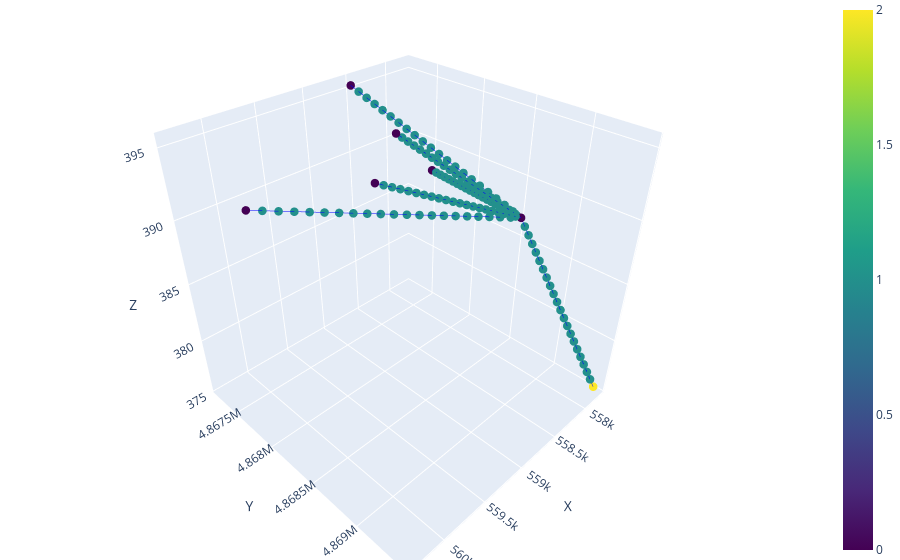

The code cell stored with this chart in its notebook:
### Markdown cell above
# Load Network

### Code cell
network_name = "branching_straight_network"
network_dir = f'conduit_geometry_test/networks/{network_name}'
network = ok.load_network_data(f'{network_dir}/nodes.csv', f'{network_dir}/edges.csv', debug= True)
network.extract_diffuse_inlets()
network.plot_3D_network(node_color = 'type')

### Figure 1 — Plotly figure (JSON) as saved in the notebook; plotly's stock layout.template omitted (floating-point values rounded to 4 significant figures)
{"data": [{"line": {"color": "blue", "width": 1}, "mode": "lines", "showlegend": false, "type": "scatter3d", "x": [558500.0, 558500.0], "y": [4867000.0, 4867000.0], "z": [395.3, 395.0]}, {"line": {"color": "blue", "width": 1}, "mode": "lines", "showlegend": false, "type": "scatter3d", "x": [558500.0, 558500.0], "y": [4867000.0, 4867000.0], "z": [395.0, 394.6]}, {"line": {"color": "blue", "width": 1}, "mode": "lines", "showlegend": false, "type": "scatter3d", "x": [558500.0, 558400.0], "y": [4867000.0, 4867000.0], "z": [394.6, 394.3]}, {"line": {"color": "blue", "width": 1}, "mode": "lines", "showlegend": false, "type": "scatter3d", "x": [558400.0, 558400.0], "y": [4867000.0, 4868000.0], "z": [394.3, 394.0]}, {"line": {"color": "blue", "width": 1}, "mode": "lines", "showlegend": false, "type": "scatter3d", "x": [558400.0, 558400.0], "y": [4868000.0, 4868000.0], "z": [394.0, 393.6]}, {"line": {"color": "blue", "width": 1}, "mode": "lines", "showlegend": false, "type": "scatter3d", "x": [558400.0, 558400.0], "y": [4868000.0, 4868000.0], "z": [393.6, 393.3]}, {"line": {"color": "blue", "width": 1}, "mode": "lines", "showlegend": false, "type": "scatter3d", "x": [558400.0, 558300.0], "y": [4868000.0, 4868000.0], "z": [393.3, 392.9]}, {"line": {"color": "blue", "width": 1}, "mode": "lines", "showlegend": false, "type": "scatter3d", "x": [558300.0, 558300.0], "y": [4868000.0, 4868000.0], "z": [392.9, 392.6]}, {"line": {"color": "blue", "width": 1}, "mode": "lines", "showlegend": false, "type": "scatter3d", "x": [558300.0, 558300.0], "y": [4868000.0, 4868000.0], "z": [392.6, 392.3]}, {"line": {"color": "blue", "width": 1}, "mode": "lines", "showlegend": false, "type": "scatter3d", "x": [558300.0, 558300.0], "y": [4868000.0, 4868000.0], "z": [392.3, 391.9]}, {"line": {"color": "blue", "width": 1}, "mode": "lines", "showlegend": false, "type": "scatter3d", "x": [558300.0, 558300.0], "y": [4868000.0, 4868000.0], "z": [391.9, 391.6]}, {"line": {"color": "blue", "width": 1}, "mode": "lines", "showlegend": false, "type": "scatter3d", "x": [558300.0, 558200.0], "y": [4868000.0, 4868000.0], "z": [391.6, 391.2]}, {"line": {"color": "blue", "width": 1}, "mode": "lines", "showlegend": false, "type": "scatter3d", "x": [558200.0, 558200.0], "y": [4868000.0, 4868000.0], "z": [391.2, 390.9]}, {"line": {"color": "blue", "width": 1}, "mode": "lines", "showlegend": false, "type": "scatter3d", "x": [558200.0, 558200.0], "y": [4868000.0, 4868000.0], "z": [390.9, 390.6]}, {"line": {"color": "blue", "width": 1}, "mode": "lines", "showlegend": false, "type": "scatter3d", "x": [558200.0, 558200.0], "y": [4868000.0, 4868000.0], "z": [390.6, 390.2]}, {"line": {"color": "blue", "width": 1}, "mode": "lines", "showlegend": false, "type": "scatter3d", "x": [558200.0, 558100.0], "y": [4868000.0, 4868000.0], "z": [390.2, 389.9]}, {"line": {"color": "blue", "width": 1}, "mode": "lines", "showlegend": false, "type": "scatter3d", "x": [558100.0, 558100.0], "y": [4868000.0, 4868000.0], "z": [389.9, 389.5]}, {"line": {"color": "blue", "width": 1}, "mode": "lines", "showlegend": false, "type": "scatter3d", "x": [558100.0, 558100.0], "y": [4868000.0, 4868000.0], "z": [389.5, 389.2]}, {"line": {"color": "blue", "width": 1}, "mode": "lines", "showlegend": false, "type": "scatter3d", "x": [558100.0, 558100.0], "y": [4868000.0, 4869000.0], "z": [389.2, 388.9]}, {"line": {"color": "blue", "width": 1}, "mode": "lines", "showlegend": false, "type": "scatter3d", "x": [558100.0, 558000.0], "y": [4869000.0, 4869000.0], "z": [388.9, 388.5]}, {"line": {"color": "blue", "width": 1}, "mode": "lines", "showlegend": false, "type": "scatter3d", "x": [558000.0, 558000.0], "y": [4869000.0, 4869000.0], "z": [388.5, 388.2]}, {"line": {"color": "blue", "width": 1}, "mode": "lines", "showlegend": false, "type": "scatter3d", "x": [559600.0, 559500.0], "y": [4868000.0, 4869000.0], "z": [394.7, 394.4]}, {"line": {"color": "blue", "width": 1}, "mode": "lines", "showlegend": false, "type": "scatter3d", "x": [559500.0, 559400.0], "y": [4869000.0, 4869000.0], "z": [394.4, 394.1]}, {"line": {"color": "blue", "width": 1}, "mode": "lines", "showlegend": false, "type": "scatter3d", "x": [559400.0, 559300.0], "y": [4869000.0, 4869000.0], "z": [394.1, 393.7]}, {"line": {"color": "blue", "width": 1}, "mode": "lines", "showlegend": false, "type": "scatter3d", "x": [559300.0, 559300.0], "y": [4869000.0, 4869000.0], "z": [393.7, 393.4]}, {"line": {"color": "blue", "width": 1}, "mode": "lines", "showlegend": false, "type": "scatter3d", "x": [559300.0, 559200.0], "y": [4869000.0, 4869000.0], "z": [393.4, 393.1]}, {"line": {"color": "blue", "width": 1}, "mode": "lines", "showlegend": false, "type": "scatter3d", "x": [559200.0, 559100.0], "y": [4869000.0, 4869000.0], "z": [393.1, 392.8]}, {"line": {"color": "blue", "width": 1}, "mode": "lines", "showlegend": false, "type": "scatter3d", "x": [559100.0, 559000.0], "y": [4869000.0, 4869000.0], "z": [392.8, 392.5]}, {"line": {"color": "blue", "width": 1}, "mode": "lines", "showlegend": false, "type": "scatter3d", "x": [559000.0, 559000.0], "y": [4869000.0, 4869000.0], "z": [392.5, 392.2]}, {"line": {"color": "blue", "width": 1}, "mode": "lines", "showlegend": false, "type": "scatter3d", "x": [559000.0, 558900.0], "y": [4869000.0, 4869000.0], "z": [392.2, 391.9]}, {"line": {"color": "blue", "width": 1}, "mode": "lines", "showlegend": false, "type": "scatter3d", "x": [558900.0, 558800.0], "y": [4869000.0, 4869000.0], "z": [391.9, 391.6]}, {"line": {"color": "blue", "width": 1}, "mode": "lines", "showlegend": false, "type": "scatter3d", "x": [558800.0, 558800.0], "y": [4869000.0, 4869000.0], "z": [391.6, 391.3]}, {"line": {"color": "blue", "width": 1}, "mode": "lines", "showlegend": false, "type": "scatter3d", "x": [558800.0, 558700.0], "y": [4869000.0, 4869000.0], "z": [391.3, 391.0]}, {"line": {"color": "blue", "width": 1}, "mode": "lines", "showlegend": false, "type": "scatter3d", "x": [558700.0, 558600.0], "y": [4869000.0, 4869000.0], "z": [391.0, 390.7]}, {"line": {"color": "blue", "width": 1}, "mode": "lines", "showlegend": false, "type": "scatter3d", "x": [558600.0, 558500.0], "y": [4869000.0, 4869000.0], "z": [390.7, 390.4]}, {"line": {"color": "blue", "width": 1}, "mode": "lines", "showlegend": false, "type": "scatter3d", "x": [558500.0, 558500.0], "y": [4869000.0, 4869000.0], "z": [390.4, 390.0]}, {"line": {"color": "blue", "width": 1}, "mode": "lines", "showlegend": false, "type": "scatter3d", "x": [558500.0, 558400.0], "y": [4869000.0, 4869000.0], "z": [390.0, 389.7]}, {"line": {"color": "blue", "width": 1}, "mode": "lines", "showlegend": false, "type": "scatter3d", "x": [558400.0, 558300.0], "y": [4869000.0, 4869000.0], "z": [389.7, 389.4]}, {"line": {"color": "blue", "width": 1}, "mode": "lines", "showlegend": false, "type": "scatter3d", "x": [558300.0, 558200.0], "y": [4869000.0, 4869000.0], "z": [389.4, 389.1]}, {"line": {"color": "blue", "width": 1}, "mode": "lines", "showlegend": false, "type": "scatter3d", "x": [558200.0, 558200.0], "y": [4869000.0, 4869000.0], "z": [389.1, 388.8]}, {"line": {"color": "blue", "width": 1}, "mode": "lines", "showlegend": false, "type": "scatter3d", "x": [558200.0, 558100.0], "y": [4869000.0, 4869000.0], "z": [388.8, 388.5]}, {"line": {"color": "blue", "width": 1}, "mode": "lines", "showlegend": false, "type": "scatter3d", "x": [558100.0, 558000.0], "y": [4869000.0, 4869000.0], "z": [388.5, 388.2]}, {"line": {"color": "blue", "width": 1}, "mode": "lines", "showlegend": false, "type": "scatter3d", "x": [560300.0, 560200.0], "y": [4868000.0, 4868000.0], "z": [393.7, 393.4]}, {"line": {"color": "blue", "width": 1}, "mode": "lines", "showlegend": false, "type": "scatter3d", "x": [560200.0, 560100.0], "y": [4868000.0, 4868000.0], "z": [393.4, 393.2]}, {"line": {"color": "blue", "width": 1}, "mode": "lines", "showlegend": false, "type": "scatter3d", "x": [560100.0, 560000.0], "y": [4868000.0, 4868000.0], "z": [393.2, 392.9]}, {"line": {"color": "blue", "width": 1}, "mode": "lines", "showlegend": false, "type": "scatter3d", "x": [560000.0, 559900.0], "y": [4868000.0, 4868000.0], "z": [392.9, 392.7]}, {"line": {"color": "blue", "width": 1}, "mode": "lines", "showlegend": false, "type": "scatter3d", "x": [559900.0, 559800.0], "y": [4868000.0, 4868000.0], "z": [392.7, 392.4]}, {"line": {"color": "blue", "width": 1}, "mode": "lines", "showlegend": false, "type": "scatter3d", "x": [559800.0, 559700.0], "y": [4868000.0, 4868000.0], "z": [392.4, 392.1]}, {"line": {"color": "blue", "width": 1}, "mode": "lines", "showlegend": false, "type": "scatter3d", "x": [559700.0, 559600.0], "y": [4868000.0, 4868000.0], "z": [392.1, 391.9]}, {"line": {"color": "blue", "width": 1}, "mode": "lines", "showlegend": false, "type": "scatter3d", "x": [559600.0, 559400.0], "y": [4868000.0, 4868000.0], "z": [391.9, 391.6]}, {"line": {"color": "blue", "width": 1}, "mode": "lines", "showlegend": false, "type": "scatter3d", "x": [559400.0, 559300.0], "y": [4868000.0, 4868000.0], "z": [391.6, 391.3]}, {"line": {"color": "blue", "width": 1}, "mode": "lines", "showlegend": false, "type": "scatter3d", "x": [559300.0, 559200.0], "y": [4868000.0, 4868000.0], "z": [391.3, 391.1]}, {"line": {"color": "blue", "width": 1}, "mode": "lines", "showlegend": false, "type": "scatter3d", "x": [559200.0, 559100.0], "y": [4868000.0, 4868000.0], "z": [391.1, 390.8]}, {"line": {"color": "blue", "width": 1}, "mode": "lines", "showlegend": false, "type": "scatter3d", "x": [559100.0, 559000.0], "y": [4868000.0, 4868000.0], "z": [390.8, 390.6]}, {"line": {"color": "blue", "width": 1}, "mode": "lines", "showlegend": false, "type": "scatter3d", "x": [559000.0, 558900.0], "y": [4868000.0, 4868000.0], "z": [390.6, 390.3]}, {"line": {"color": "blue", "width": 1}, "mode": "lines", "showlegend": false, "type": "scatter3d", "x": [558900.0, 558800.0], "y": [4868000.0, 4868000.0], "z": [390.3, 390.0]}, {"line": {"color": "blue", "width": 1}, "mode": "lines", "showlegend": false, "type": "scatter3d", "x": [558800.0, 558700.0], "y": [4868000.0, 4868000.0], "z": [390.0, 389.8]}, {"line": {"color": "blue", "width": 1}, "mode": "lines", "showlegend": false, "type": "scatter3d", "x": [558700.0, 558600.0], "y": [4868000.0, 4869000.0], "z": [389.8, 389.5]}, {"line": {"color": "blue", "width": 1}, "mode": "lines", "showlegend": false, "type": "scatter3d", "x": [558600.0, 558500.0], "y": [4869000.0, 4869000.0], "z": [389.5, 389.2]}, {"line": {"color": "blue", "width": 1}, "mode": "lines", "showlegend": false, "type": "scatter3d", "x": [558500.0, 558300.0], "y": [4869000.0, 4869000.0], "z": [389.2, 389.0]}, {"line": {"color": "blue", "width": 1}, "mode": "lines", "showlegend": false, "type": "scatter3d", "x": [558300.0, 558200.0], "y": [4869000.0, 4869000.0], "z": [389.0, 388.7]}, {"line": {"color": "blue", "width": 1}, "mode": "lines", "showlegend": false, "type": "scatter3d", "x": [558200.0, 558100.0], "y": [4869000.0, 4869000.0], "z": [388.7, 388.5]}, {"line": {"color": "blue", "width": 1}, "mode": "lines", "showlegend": false, "type": "scatter3d", "x": [558100.0, 558000.0], "y": [4869000.0, 4869000.0], "z": [388.5, 388.2]}, {"line": {"color": "blue", "width": 1}, "mode": "lines", "showlegend": false, "type": "scatter3d", "x": [558500.0, 558500.0], "y": [4868000.0, 4868000.0], "z": [393.1, 392.9]}, {"line": {"color": "blue", "width": 1}, "mode": "lines", "showlegend": false, "type": "scatter3d", "x": [558500.0, 558500.0], "y": [4868000.0, 4868000.0], "z": [392.9, 392.6]}, {"line": {"color": "blue", "width": 1}, "mode": "lines", "showlegend": false, "type": "scatter3d", "x": [558500.0, 558400.0], "y": [4868000.0, 4868000.0], "z": [392.6, 392.4]}, {"line": {"color": "blue", "width": 1}, "mode": "lines", "showlegend": false, "type": "scatter3d", "x": [558400.0, 558400.0], "y": [4868000.0, 4868000.0], "z": [392.4, 392.2]}, {"line": {"color": "blue", "width": 1}, "mode": "lines", "showlegend": false, "type": "scatter3d", "x": [558400.0, 558400.0], "y": [4868000.0, 4868000.0], "z": [392.2, 391.9]}, {"line": {"color": "blue", "width": 1}, "mode": "lines", "showlegend": false, "type": "scatter3d", "x": [558400.0, 558400.0], "y": [4868000.0, 4868000.0], "z": [391.9, 391.7]}, {"line": {"color": "blue", "width": 1}, "mode": "lines", "showlegend": false, "type": "scatter3d", "x": [558400.0, 558400.0], "y": [4868000.0, 4868000.0], "z": [391.7, 391.5]}, {"line": {"color": "blue", "width": 1}, "mode": "lines", "showlegend": false, "type": "scatter3d", "x": [558400.0, 558300.0], "y": [4868000.0, 4868000.0], "z": [391.5, 391.2]}, {"line": {"color": "blue", "width": 1}, "mode": "lines", "showlegend": false, "type": "scatter3d", "x": [558300.0, 558300.0], "y": [4868000.0, 4868000.0], "z": [391.2, 391.0]}, {"line": {"color": "blue", "width": 1}, "mode": "lines", "showlegend": false, "type": "scatter3d", "x": [558300.0, 558300.0], "y": [4868000.0, 4868000.0], "z": [391.0, 390.8]}, {"line": {"color": "blue", "width": 1}, "mode": "lines", "showlegend": false, "type": "scatter3d", "x": [558300.0, 558300.0], "y": [4868000.0, 4868000.0], "z": [390.8, 390.5]}, {"line": {"color": "blue", "width": 1}, "mode": "lines", "showlegend": false, "type": "scatter3d", "x": [558300.0, 558200.0], "y": [4868000.0, 4868000.0], "z": [390.5, 390.3]}, {"line": {"color": "blue", "width": 1}, "mode": "lines", "showlegend": false, "type": "scatter3d", "x": [558200.0, 558200.0], "y": [4868000.0, 4868000.0], "z": [390.3, 390.1]}, {"line": {"color": "blue", "width": 1}, "mode": "lines", "showlegend": false, "type": "scatter3d", "x": [558200.0, 558200.0], "y": [4868000.0, 4868000.0], "z": [390.1, 389.8]}, {"line": {"color": "blue", "width": 1}, "mode": "lines", "showlegend": false, "type": "scatter3d", "x": [558200.0, 558200.0], "y": [4868000.0, 4868000.0], "z": [389.8, 389.6]}, {"line": {"color": "blue", "width": 1}, "mode": "lines", "showlegend": false, "type": "scatter3d", "x": [558200.0, 558100.0], "y": [4868000.0, 4868000.0], "z": [389.6, 389.4]}, {"line": {"color": "blue", "width": 1}, "mode": "lines", "showlegend": false, "type": "scatter3d", "x": [558100.0, 558100.0], "y": [4868000.0, 4868000.0], "z": [389.4, 389.1]}, {"line": {"color": "blue", "width": 1}, "mode": "lines", "showlegend": false, "type": "scatter3d", "x": [558100.0, 558100.0], "y": [4868000.0, 4869000.0], "z": [389.1, 388.9]}, {"line": {"color": "blue", "width": 1}, "mode": "lines", "showlegend": false, "type": "scatter3d", "x": [558100.0, 558100.0], "y": [4869000.0, 4869000.0], "z": [388.9, 388.7]}, {"line": {"color": "blue", "width": 1}, "mode": "lines", "showlegend": false, "type": "scatter3d", "x": [558100.0, 558000.0], "y": [4869000.0, 4869000.0], "z": [388.7, 388.4]}, {"line": {"color": "blue", "width": 1}, "mode": "lines", "showlegend": false, "type": "scatter3d", "x": [558000.0, 558000.0], "y": [4869000.0, 4869000.0], "z": [388.4, 388.2]}, {"line": {"color": "blue", "width": 1}, "mode": "lines", "showlegend": false, "type": "scatter3d", "x": [558300.0, 558300.0], "y": [4868000.0, 4868000.0], "z": [390.6, 390.5]}, {"line": {"color": "blue", "width": 1}, "mode": "lines", "showlegend": false, "type": "scatter3d", "x": [558300.0, 558300.0], "y": [4868000.0, 4868000.0], "z": [390.5, 390.4]}, {"line": {"color": "blue", "width": 1}, "mode": "lines", "showlegend": false, "type": "scatter3d", "x": [558300.0, 558300.0], "y": [4868000.0, 4868000.0], "z": [390.4, 390.3]}, {"line": {"color": "blue", "width": 1}, "mode": "lines", "showlegend": false, "type": "scatter3d", "x": [558300.0, 558300.0], "y": [4868000.0, 4868000.0], "z": [390.3, 390.1]}, {"line": {"color": "blue", "width": 1}, "mode": "lines", "showlegend": false, "type": "scatter3d", "x": [558300.0, 558300.0], "y": [4868000.0, 4868000.0], "z": [390.1, 390.0]}, {"line": {"color": "blue", "width": 1}, "mode": "lines", "showlegend": false, "type": "scatter3d", "x": [558300.0, 558200.0], "y": [4868000.0, 4868000.0], "z": [390.0, 389.9]}, {"line": {"color": "blue", "width": 1}, "mode": "lines", "showlegend": false, "type": "scatter3d", "x": [558200.0, 558200.0], "y": [4868000.0, 4868000.0], "z": [389.9, 389.8]}, {"line": {"color": "blue", "width": 1}, "mode": "lines", "showlegend": false, "type": "scatter3d", "x": [558200.0, 558200.0], "y": [4868000.0, 4868000.0], "z": [389.8, 389.7]}, {"line": {"color": "blue", "width": 1}, "mode": "lines", "showlegend": false, "type": "scatter3d", "x": [558200.0, 558200.0], "y": [4868000.0, 4868000.0], "z": [389.7, 389.6]}, {"line": {"color": "blue", "width": 1}, "mode": "lines", "showlegend": false, "type": "scatter3d", "x": [558200.0, 558200.0], "y": [4868000.0, 4868000.0], "z": [389.6, 389.5]}, {"line": {"color": "blue", "width": 1}, "mode": "lines", "showlegend": false, "type": "scatter3d", "x": [558200.0, 558200.0], "y": [4868000.0, 4868000.0], "z": [389.5, 389.3]}, {"line": {"color": "blue", "width": 1}, "mode": "lines", "showlegend": false, "type": "scatter3d", "x": [558200.0, 558200.0], "y": [4868000.0, 4868000.0], "z": [389.3, 389.2]}, {"line": {"color": "blue", "width": 1}, "mode": "lines", "showlegend": false, "type": "scatter3d", "x": [558200.0, 558100.0], "y": [4868000.0, 4868000.0], "z": [389.2, 389.1]}, {"line": {"color": "blue", "width": 1}, "mode": "lines", "showlegend": false, "type": "scatter3d", "x": [558100.0, 558100.0], "y": [4868000.0, 4868000.0], "z": [389.1, 389.0]}, {"line": {"color": "blue", "width": 1}, "mode": "lines", "showlegend": false, "type": "scatter3d", "x": [558100.0, 558100.0], "y": [4868000.0, 4868000.0], "z": [389.0, 388.9]}, {"line": {"color": "blue", "width": 1}, "mode": "lines", "showlegend": false, "type": "scatter3d", "x": [558100.0, 558100.0], "y": [4868000.0, 4869000.0], "z": [388.9, 388.8]}, {"line": {"color": "blue", "width": 1}, "mode": "lines", "showlegend": false, "type": "scatter3d", "x": [558100.0, 558100.0], "y": [4869000.0, 4869000.0], "z": [388.8, 388.6]}, {"line": {"color": "blue", "width": 1}, "mode": "lines", "showlegend": false, "type": "scatter3d", "x": [558100.0, 558100.0], "y": [4869000.0, 4869000.0], "z": [388.6, 388.5]}, {"line": {"color": "blue", "width": 1}, "mode": "lines", "showlegend": false, "type": "scatter3d", "x": [558100.0, 558000.0], "y": [4869000.0, 4869000.0], "z": [388.5, 388.4]}, {"line": {"color": "blue", "width": 1}, "mode": "lines", "showlegend": false, "type": "scatter3d", "x": [558000.0, 558000.0], "y": [4869000.0, 4869000.0], "z": [388.4, 388.3]}, {"line": {"color": "blue", "width": 1}, "mode": "lines", "showlegend": false, "type": "scatter3d", "x": [558000.0, 558000.0], "y": [4869000.0, 4869000.0], "z": [388.3, 388.2]}, {"line": {"color": "blue", "width": 1}, "mode": "lines", "showlegend": false, "type": "scatter3d", "x": [558000.0, 558000.0], "y": [4869000.0, 4869000.0], "z": [388.2, 387.6]}, {"line": {"color": "blue", "width": 1}, "mode": "lines", "showlegend": false, "type": "scatter3d", "x": [558000.0, 558000.0], "y": [4869000.0, 4869000.0], "z": [387.6, 387.0]}, {"line": {"color": "blue", "width": 1}, "mode": "lines", "showlegend": false, "type": "scatter3d", "x": [558000.0, 558000.0], "y": [4869000.0, 4869000.0], "z": [387.0, 386.4]}, {"line": {"color": "blue", "width": 1}, "mode": "lines", "showlegend": false, "type": "scatter3d", "x": [558000.0, 558000.0], "y": [4869000.0, 4869000.0], "z": [386.4, 385.8]}, {"line": {"color": "blue", "width": 1}, "mode": "lines", "showlegend": false, "type": "scatter3d", "x": [558000.0, 558000.0], "y": [4869000.0, 4869000.0], "z": [385.8, 385.2]}, {"line": {"color": "blue", "width": 1}, "mode": "lines", "showlegend": false, "type": "scatter3d", "x": [558000.0, 557900.0], "y": [4869000.0, 4869000.0], "z": [385.2, 384.6]}, {"line": {"color": "blue", "width": 1}, "mode": "lines", "showlegend": false, "type": "scatter3d", "x": [557900.0, 557900.0], "y": [4869000.0, 4869000.0], "z": [384.6, 383.9]}, {"line": {"color": "blue", "width": 1}, "mode": "lines", "showlegend": false, "type": "scatter3d", "x": [557900.0, 557900.0], "y": [4869000.0, 4869000.0], "z": [383.9, 383.3]}, {"line": {"color": "blue", "width": 1}, "mode": "lines", "showlegend": false, "type": "scatter3d", "x": [557900.0, 557900.0], "y": [4869000.0, 4869000.0], "z": [383.3, 382.7]}, {"line": {"color": "blue", "width": 1}, "mode": "lines", "showlegend": false, "type": "scatter3d", "x": [557900.0, 557900.0], "y": [4869000.0, 4869000.0], "z": [382.7, 382.1]}, {"line": {"color": "blue", "width": 1}, "mode": "lines", "showlegend": false, "type": "scatter3d", "x": [557900.0, 557900.0], "y": [4869000.0, 4869000.0], "z": [382.1, 381.5]}, {"line": {"color": "blue", "width": 1}, "mode": "lines", "showlegend": false, "type": "scatter3d", "x": [557900.0, 557900.0], "y": [4869000.0, 4869000.0], "z": [381.5, 380.9]}, {"line": {"color": "blue", "width": 1}, "mode": "lines", "showlegend": false, "type": "scatter3d", "x": [557900.0, 557900.0], "y": [4869000.0, 4869000.0], "z": [380.9, 380.3]}, {"line": {"color": "blue", "width": 1}, "mode": "lines", "showlegend": false, "type": "scatter3d", "x": [557900.0, 557800.0], "y": [4869000.0, 4869000.0], "z": [380.3, 379.7]}, {"line": {"color": "blue", "width": 1}, "mode": "lines", "showlegend": false, "type": "scatter3d", "x": [557800.0, 557800.0], "y": [4869000.0, 4869000.0], "z": [379.7, 379.1]}, {"line": {"color": "blue", "width": 1}, "mode": "lines", "showlegend": false, "type": "scatter3d", "x": [557800.0, 557800.0], "y": [4869000.0, 4869000.0], "z": [379.1, 378.5]}, {"line": {"color": "blue", "width": 1}, "mode": "lines", "showlegend": false, "type": "scatter3d", "x": [557800.0, 557800.0], "y": [4869000.0, 4869000.0], "z": [378.5, 377.9]}, {"line": {"color": "blue", "width": 1}, "mode": "lines", "showlegend": false, "type": "scatter3d", "x": [557800.0, 557800.0], "y": [4869000.0, 4869000.0], "z": [377.9, 377.3]}, {"line": {"color": "blue", "width": 1}, "mode": "lines", "showlegend": false, "type": "scatter3d", "x": [557800.0, 557800.0], "y": [4869000.0, 4869000.0], "z": [377.3, 376.7]}, {"line": {"color": "blue", "width": 1}, "mode": "lines", "showlegend": false, "type": "scatter3d", "x": [557800.0, 557800.0], "y": [4869000.0, 4869000.0], "z": [376.7, 376.1]}, {"line": {"color": "blue", "width": 1}, "mode": "lines", "showlegend": false, "type": "scatter3d", "x": [557800.0, 557800.0], "y": [4869000.0, 4869000.0], "z": [376.1, 375.5]}, {"marker": {"color": [0, 0, 0, 0, 0, 0, 2, 1, 1, 1, 1, 1, 1, 1, 1, 1, 1, 1, 1, 1, 1, 1, 1, 1, 1, 1, 1, 1, 1, 1, 1, 1, 1, 1, 1, 1, 1, 1, 1, 1, 1, 1, 1, 1, 1, 1, 1, 1, 1, 1, 1, 1, 1, 1, 1, 1, 1, 1, 1, 1, 1, 1, 1, 1, 1, 1, 1, 1, 1, 1, 1, 1, 1, 1, 1, 1, 1, 1, 1, 1, 1, 1, 1, 1, 1, 1, 1, 1, 1, 1, 1, 1, 1, 1, 1, 1, 1, 1, 1, 1, 1, 1, 1, 1, 1, 1, 1, 1, 1, 1, 1, 1, 1, 1, 1, 1, 1, 1, 1, 1, 1, 1, 1, 1, 1, 1, 1], "colorscale": [[0, "#440154"], [0.1111, "#482878"], [0.2222, "#3e4989"], [0.3333, "#31688e"], [0.4444, "#26828e"], [0.5556, "#1f9e89"], [0.6667, "#35b779"], [0.7778, "#6ece58"], [0.8889, "#b5de2b"], [1, "#fde725"]], "showscale": true, "size": 5}, "mode": "markers", "showlegend": false, "type": "scatter3d", "x": [558500.0, 559600.0, 560300.0, 558500.0, 558300.0, 558000.0, 557800.0, 558500.0, 558500.0, 558400.0, 558400.0, 558400.0, 558400.0, 558300.0, 558300.0, 558300.0, 558300.0, 558300.0, 558200.0, 558200.0, 558200.0, 558200.0, 558100.0, 558100.0, 558100.0, 558100.0, 558000.0, 559500.0, 559400.0, 559300.0, 559300.0, 559200.0, 559100.0, 559000.0, 559000.0, 558900.0, 558800.0, 558800.0, 558700.0, 558600.0, 558500.0, 558500.0, 558400.0, 558300.0, 558200.0, 558200.0, 558100.0, 560200.0, 560100.0, 560000.0, 559900.0, 559800.0, 559700.0, 559600.0, 559400.0, 559300.0, 559200.0, 559100.0, 559000.0, 558900.0, 558800.0, 558700.0, 558600.0, 558500.0, 558300.0, 558200.0, 558100.0, 558500.0, 558500.0, 558400.0, 558400.0, 558400.0, 558400.0, 558400.0, 558300.0, 558300.0, 558300.0, 558300.0, 558200.0, 558200.0, 558200.0, 558200.0, 558100.0, 558100.0, 558100.0, 558100.0, 558000.0, 558300.0, 558300.0, 558300.0, 558300.0, 558300.0, 558200.0, 558200.0, 558200.0, 558200.0, 558200.0, 558200.0, 558200.0, 558100.0, 558100.0, 558100.0, 558100.0, 558100.0, 558100.0, 558000.0, 558000.0, 558000.0, 558000.0, 558000.0, 558000.0, 558000.0, 557900.0, 557900.0, 557900.0, 557900.0, 557900.0, 557900.0, 557900.0, 557900.0, 557800.0, 557800.0, 557800.0, 557800.0, 557800.0, 557800.0, 557800.0], "y": [4867000.0, 4868000.0, 4868000.0, 4868000.0, 4868000.0, 4869000.0, 4869000.0, 4867000.0, 4867000.0, 4867000.0, 4868000.0, 4868000.0, 4868000.0, 4868000.0, 4868000.0, 4868000.0, 4868000.0, 4868000.0, 4868000.0, 4868000.0, 4868000.0, 4868000.0, 4868000.0, 4868000.0, 4868000.0, 4869000.0, 4869000.0, 4869000.0, 4869000.0, 4869000.0, 4869000.0, 4869000.0, 4869000.0, 4869000.0, 4869000.0, 4869000.0, 4869000.0, 4869000.0, 4869000.0, 4869000.0, 4869000.0, 4869000.0, 4869000.0, 4869000.0, 4869000.0, 4869000.0, 4869000.0, 4868000.0, 4868000.0, 4868000.0, 4868000.0, 4868000.0, 4868000.0, 4868000.0, 4868000.0, 4868000.0, 4868000.0, 4868000.0, 4868000.0, 4868000.0, 4868000.0, 4868000.0, 4869000.0, 4869000.0, 4869000.0, 4869000.0, 4869000.0, 4868000.0, 4868000.0, 4868000.0, 4868000.0, 4868000.0, 4868000.0, 4868000.0, 4868000.0, 4868000.0, 4868000.0, 4868000.0, 4868000.0, 4868000.0, 4868000.0, 4868000.0, 4868000.0, 4868000.0, 4869000.0, 4869000.0, 4869000.0, 4868000.0, 4868000.0, 4868000.0, 4868000.0, 4868000.0, 4868000.0, 4868000.0, 4868000.0, 4868000.0, 4868000.0, 4868000.0, 4868000.0, 4868000.0, 4868000.0, 4868000.0, 4869000.0, 4869000.0, 4869000.0, 4869000.0, 4869000.0, 4869000.0, 4869000.0, 4869000.0, 4869000.0, 4869000.0, 4869000.0, 4869000.0, 4869000.0, 4869000.0, 4869000.0, 4869000.0, 4869000.0, 4869000.0, 4869000.0, 4869000.0, 4869000.0, 4869000.0, 4869000.0, 4869000.0, 4869000.0], "z": [395.3, 394.7, 393.7, 393.1, 390.6, 388.2, 375.5, 395.0, 394.6, 394.3, 394.0, 393.6, 393.3, 392.9, 392.6, 392.3, 391.9, 391.6, 391.2, 390.9, 390.6, 390.2, 389.9, 389.5, 389.2, 388.9, 388.5, 394.4, 394.1, 393.7, 393.4, 393.1, 392.8, 392.5, 392.2, 391.9, 391.6, 391.3, 391.0, 390.7, 390.4, 390.0, 389.7, 389.4, 389.1, 388.8, 388.5, 393.4, 393.2, 392.9, 392.7, 392.4, 392.1, 391.9, 391.6, 391.3, 391.1, 390.8, 390.6, 390.3, 390.0, 389.8, 389.5, 389.2, 389.0, 388.7, 388.5, 392.9, 392.6, 392.4, 392.2, 391.9, 391.7, 391.5, 391.2, 391.0, 390.8, 390.5, 390.3, 390.1, 389.8, 389.6, 389.4, 389.1, 388.9, 388.7, 388.4, 390.5, 390.4, 390.3, 390.1, 390.0, 389.9, 389.8, 389.7, 389.6, 389.5, 389.3, 389.2, 389.1, 389.0, 388.9, 388.8, 388.6, 388.5, 388.4, 388.3, 387.6, 387.0, 386.4, 385.8, 385.2, 384.6, 383.9, 383.3, 382.7, 382.1, 381.5, 380.9, 380.3, 379.7, 379.1, 378.5, 377.9, 377.3, 376.7, 376.1]}], "layout": {"margin": {"b": 0, "l": 0, "r": 0, "t": 0}, "scene": {"xaxis": {"title": {"text": "X"}}, "yaxis": {"title": {"text": "Y"}}, "zaxis": {"title": {"text": "Z"}}}}}
